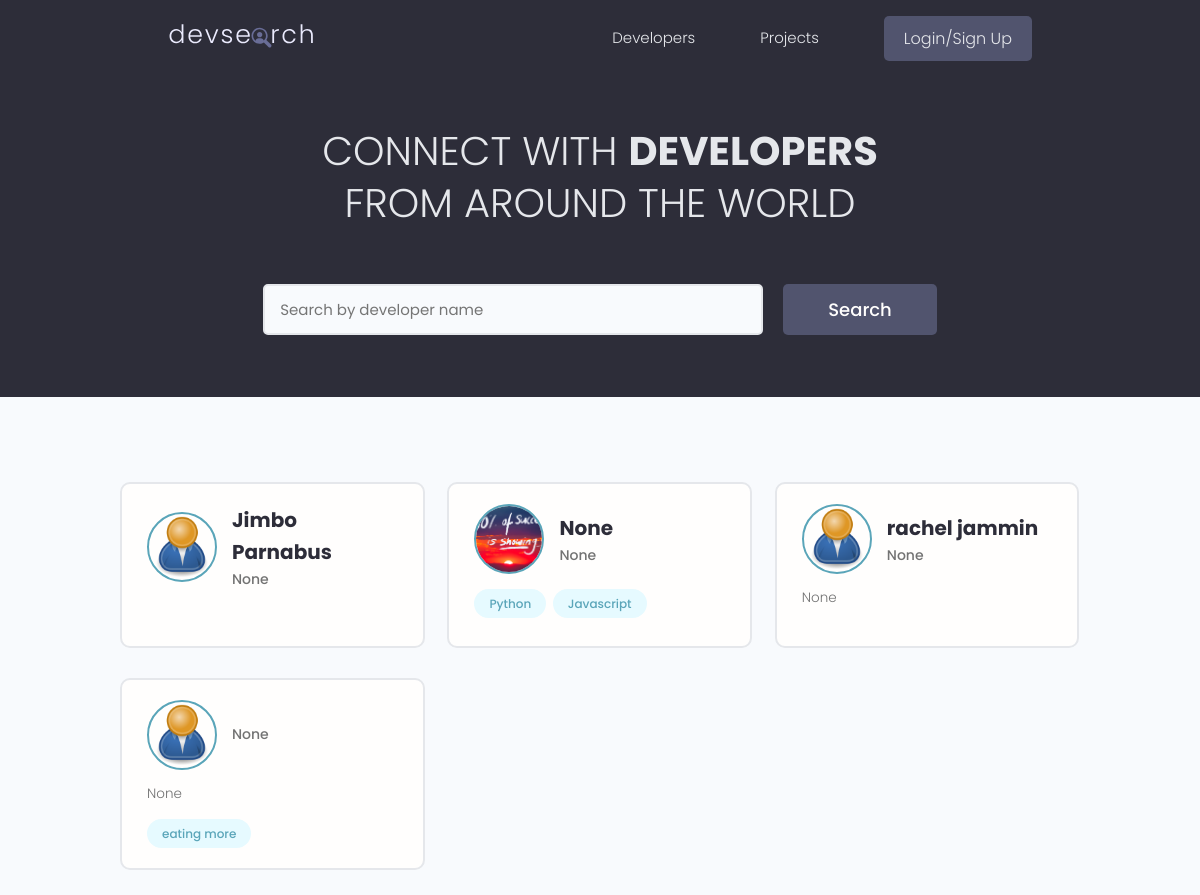
Before: / with the older database file.
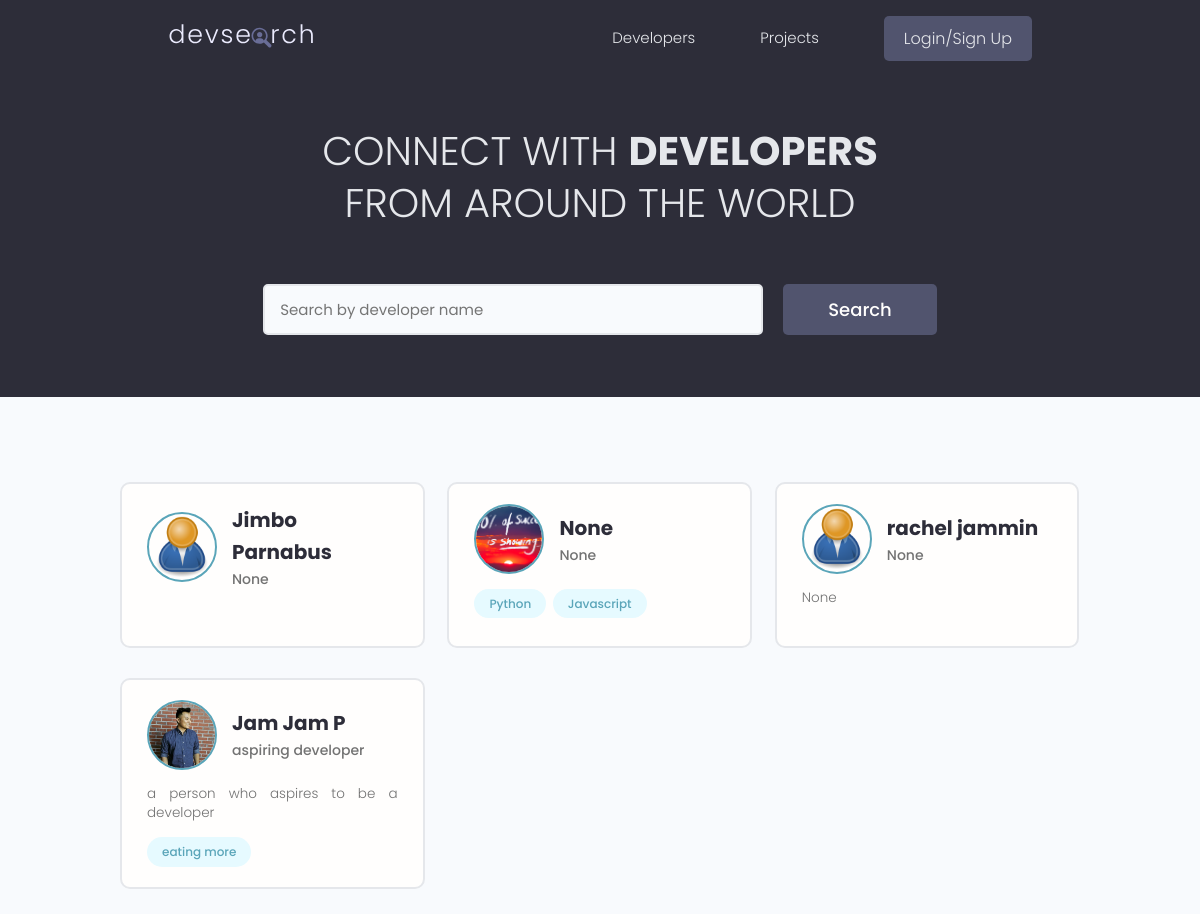
After: the same page with the newer database file.
### users/models.py (models this page shows, shortened)
class Profile(models.Model):
    user = models.OneToOneField(User, on_delete=models.CASCADE, null=True, blank=True)
    name = models.CharField(max_length=200, blank=True, null=True)
    username = models.CharField(max_length=200, blank=True, null=True)
    location = models.CharField(max_length=200, blank=True, null=True)
    email = models.EmailField(max_length=500, blank=True, null=True)
    short_intro = models.CharField(max_length=200, blank=True, null=True)
    bio = models.TextField(blank=True, null=True)
    profile_image = models.ImageField(
        null=True,
        blank=True,
        upload_to="profiles/",
        default="profiles/user-default.png",
    )
    social_github = models.CharField(max_length=200, blank=True, null=True)
    social_twitter = models.CharField(max_length=200, blank=True, null=True)
    social_linkedin = models.CharField(max_length=200, blank=True, null=True)
    social_youtube = models.CharField(max_length=200, blank=True, null=True)
    social_website = models.CharField(max_length=200, blank=True, null=True)
    created = models.DateTimeField(auto_now_add=True)
    id = models.UUIDField(
        default=uuid.uuid4, unique=True, primary_key=True, editable=False
    )

class Skill(models.Model):
    owner = models.ForeignKey(Profile, on_delete=models.CASCADE, null=True, blank=True)
    name = models.CharField(max_length=200, blank=True, null=True)
    description = models.TextField(blank=True, null=True)
    created = models.DateTimeField(auto_now_add=True)
    id = models.UUIDField(
        default=uuid.uuid4, unique=True, primary_key=True, editable=False
    )
    def __str__(self) -> str:
        return str(self.name)

### users/views.py (the view)
# urls.py: path("", views.profiles, name="profiles"),
def profiles(requests):
    profiles, search_text = searchProfiles(requests)
    context = {"profiles": profiles, "search_text": search_text}
    return render(requests, "users/profiles.html", context)

### users/utils.py (called while the page is built)
def searchProfiles(requests):
    search_text = ""
    if requests.GET.get("search_text"):
        search_text = requests.GET.get("search_text")
        print(search_text)
    skills = Skill.objects.filter(name__icontains=search_text)
    profiles = Profile.objects.distinct().filter(
        Q(name__icontains=search_text) |
        Q(short_intro__icontains=search_text) |
        Q(skill__in=skills)
    )
    return profiles, search_text

### users/templates/users/profiles.html (shortened to what this page needs)
{% extends 'main.html' %}
{% block content %}
<main class="home">
    <section class="hero-section text-center">
        <div class="container container--narrow">
            <div class="hero-section__box">
                <h2>CONNECT WITH <span>DEVELOPERS</span></h2>
                <h2>FROM AROUND THE WORLD</h2>
            </div>
            <div class="hero-section__search">
                <form class="form" action="{% url 'profiles' %}" method="get">
                    <div class="form__field">
                        <input class="input input--text" id="formInput#search" type="text" name="search_text" value="{{ search_text }}"
                            placeholder="Search by developer name" />
                    </div>
                    <input class="btn btn--sub btn--lg" type="submit" value="Search" />
                </form>
            </div>
        </div>
    </section>
    <section class="devlist">
        <div class="container">
            <div class="grid grid--three">
                {% for profile in profiles %}
                <div class="column card">
                    <div class="dev">
                        <a href="{% url 'userProfile' profile.id %}?next=/account" class="card__body">
                            <div class="dev__profile">
                                <img class="avatar avatar--md" src="{{profile.profile_image.url}}"
                                    alt="image" />
                                <div class="dev__meta">
                                    <h3>{{profile.name}}</h3>
                                    <h5>{{profile.short_intro}}</h5>
                                </div>
                            </div>
                            <p class="dev__info">{{profile.bio|slice:"150"}}
                            </p>
                            <div class="dev__skills">
                                {% for skill in profile.skill_set.all %}
                                <span class="tag tag--pill tag--main">
                                    <small>{{skill}}</small>
                                </span>
                                {% endfor %}
                            </div>
                        </a>
                    </div>
                </div>
                {% endfor %}
            </div>
        </div>
    </section>
</main>
{% endblock %}

### templates/main.html (shortened to what this page needs)
<!DOCTYPE html>
{% load static %}
<html lang="en">
<head>
    <link rel="stylesheet" href="https://cdn.iconmonstr.com/1.3.0/css/iconmonstr-iconic-font.min.css" />
    <link rel="stylesheet" href="{% static 'uikit/styles/uikit.css' %}" />
    <link rel="stylesheet" href="{% static 'styles/app.css' %}" />
</head>
<body>
    {% include 'navbar.html' %}
{% block content %}
{% endblock %}
</body>
</html>
</html>

### templates/navbar.html (shortened to what this page needs)
{% load static %}
<header class="header">
  <div class="container container--narrow">
    <a href="{% url 'profiles' %}" class="header__logo">
      <img src="{% static 'images/logo.svg' %}" alt="DevSearch Logo" />
    </a>
    <nav class="header__nav">
      <ul class="header__menu">
        <li class="header__menuItem"><a href="{% url 'profiles' %}">Developers</a></li>
        <li class="header__menuItem"><a href="{% url 'projects' %}">Projects</a></li>
        {% if request.user.is_authenticated %}
        <li class="header__menuItem"><a href="">Inbox</a></li>
        <li class="header__menuItem"><a href="{% url 'userAccount' %}">My Account</a></li>
        <li class="header__menuItem"><a href="{% url 'create-project' %}"> Add Project</a></li>
        <li class="header__menuItem"><a href="{% url 'logout' %}" class="btn btn--sub">Log Out</a></li>
        {% else %}
        <li class="header__menuItem"><a href="{% url 'login' %}" class="btn btn--sub">Login/Sign Up</a></li>
        {% endif %}
      </ul>
    </nav>
  </div>
</header>

### static/styles/app.css (style rules this page uses)
:root { --color-sub: #2d2d39; }
.btn--sub { background-color: var(--color-sub-light); }
.card { border: 2px solid var(--color-light); }
img { width: 100%; }
.header { position: sticky; z-index: 111; background-color: var(--color-sub); padding: 1.5rem 0; }
.header > .container { display: flex; justify-content: space-between; align-items: center; }
.header__logo > img { height: 3.8rem; }
.header__nav > ul { display: inline-flex; align-items: center; list-style: none; gap: 6.5rem; }
.header__menuItem > a { color: var(--color-light); font-weight: 300; }
.hero-section { height: 40vh; display: flex; align-items: center; background-color: var(--color-sub); }
.hero-section__box { margin-bottom: 4rem; }
.hero-section__box > h2, .hero-section__box > h2 > span { font-size: 4rem; color: var(--color-light); line-height: 1.3; text-transform: uppercase; }
.hero-section__box > h2 { font-weight: 300; }
.hero-section__box > h2 > span { font-weight: 700; }
.hero-section__search > .form { display: flex; align-items: center; justify-content: center; gap: 2rem; }
.hero-section__search > .form input.input--text { width: 50rem; }
.devlist { margin-top: 8rem; }
.devlist .grid { align-items: stretch; }
.devlist .dev .dev__profile { display: flex; align-items: center; gap: 1.5rem; }
.devlist .dev .dev__meta h3 { color: var(--color-sub); font-size: 2rem; font-weight: 700; }
.devlist .dev .dev__meta h5 { color: var(--color-text); font-size: 1.4rem; font-weight: 500; }
.devlist .dev .dev__info { margin: 1.5rem 0; font-size: 1.35rem; line-height: 1.4; text-align: justify; }

### static/uikit/styles/modules/_variables.css (style rules this page uses)
:root { --color-main: #5aa5b9; --color-main-light: #e6faff; --color-sub: #3f4156; --color-sub-light: #51546e; --color-sub-lighter: #ededfd; --color-text: #737373; --color-gray: #8b8b8b; --color-light: #e5e7eb; --color-light-gray: #767676; --color-bg: #f8fafd; --color-white: #fffefd; --color-white-light: #f3f3f3; --color-success: #359e64; --color-success-bg: #def8e8; --color-error: #fc4b0b; --color-error-bg: #fff2ee; --font-base: 'Poppins', arial, helvetica, 'Segoe UI', roboto, ubuntu, sans-serif; --font-monospace: 'Fira Code', 'Courier New', courier, monospace; --font-regular: 300; --font-medium: 500; --font-bold: 700; --generic-shadow: 1px 1px 5px #00000010; --generic-transition: all 0.3s ease-in-out; }

### static/uikit/styles/modules/_base.css (style rules this page uses)
* { margin: 0; padding: 0; box-sizing: border-box; text-rendering: optimizeLegibility; color: inherit; font-size: inherit; }
html { font-size: 50%; }
@media only screen and (min-width: 480px) { html { font-size: 56.25%; } }
@media only screen and (min-width: 1200px) { html { font-size: 62.5%; } }
body { line-height: 1.6; font-weight: 400; font-size: 1.5rem; color: var(--color-text); background-color: var(--color-bg); min-height: 100vh; }

### static/uikit/styles/modules/_typography.css (style rules this page uses)
* { font-family: var(--font-base); }
h2 { font-size: 3.6rem; font-weight: var(--font-bold); }
h3 { font-size: 3.2rem; font-weight: var(--font-medium); }
h5 { font-size: 2.4rem; font-weight: var(--font-medium); }
h5, h6 { font-weight: var(--font-regular); }
p, span, strong { font-size: 1.6rem; color: var(--color-text); font-weight: var(--font-regular); }
a { padding-bottom: 2px; text-decoration: none; display: inline-block; color: var(--color-main); font-weight: var(--font-medium); }

### static/uikit/styles/modules/_utilities.css (style rules this page uses)
.container { width: 92%; max-width: 165rem; margin: 0 auto; box-sizing: border-box; }
.container--narrow { width: 92%; max-width: 120rem; }
@media screen and (min-width: 1000px) { .container { width: 90%; } }
@media screen and (min-width: 1000px) { .container--narrow { width: 85%; } }
@media screen and (min-width: 1200px) { .container { width: 80%; } }
@media screen and (min-width: 1200px) { .container--narrow { width: 72%; } }
.text-center { text-align: center; }

### static/uikit/styles/modules/_avatar.css (style rules this page uses)
.avatar { border-radius: 50%; border: 2px solid var(--color-main); object-fit: cover; }
.avatar--md { height: 7rem; width: 7rem; }

### static/uikit/styles/modules/_button.css (style rules this page uses)
.btn { display: inline-block; position: relative; cursor: pointer; background-color: var(--color-light); font-weight: var(--font-medium); color: var(--color-sub); text-decoration: none; padding: 1rem 2rem; border-radius: 0.5rem; border: none; width: -webkit-fit-content; width: -moz-fit-content; width: fit-content; height: -webkit-fit-content; height: -moz-fit-content; height: fit-content; font-size: 1.6rem; outline-width: 0; outline-color: transparent; -webkit-backface-visibility: hidden; backface-visibility: hidden; transition: all 0.3s ease-in-out; }
.btn--sub { background-color: var(--color-sub); color: var(--color-white); }
.btn--lg { font-size: 1.8rem; padding: 1.2rem 4.5rem; }

Changed rows visible on the page:
changed Profile: profile_image: picture added in place of a placeholder; name (not shown) → "Jam Jam P"; short_intro "None" → "aspiring developer"; bio "None" → "a person who aspires to be a developer"
